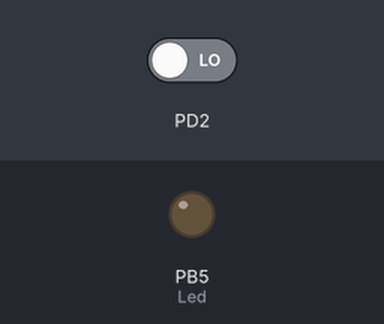
Simulated run of this program. Board: ATmega328P, built with avr-gcc and emulated at 16 MHz. Parts: output pins drawn as LEDs (lit = HIGH). The test bench sets the inputs (shaded band); at power-on: PD2 LOW.

Above: at 1.2 s.
1.3 s: PD2 driven HIGH
At 2.5 s:
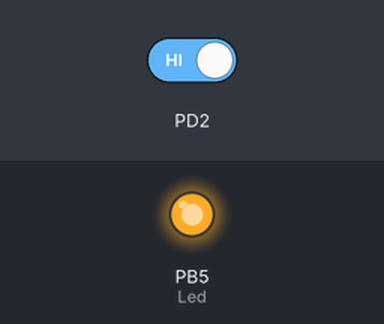
2.8 s: PD2 driven LOW
At 3.8 s:
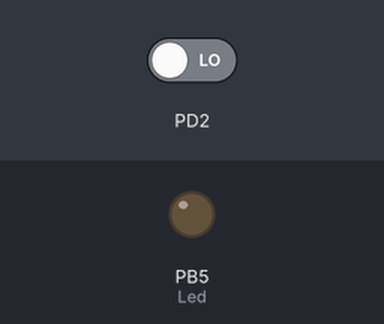
Timing chart, 0 to 5.8 s (numbered marks = the images above; inputs shaded):
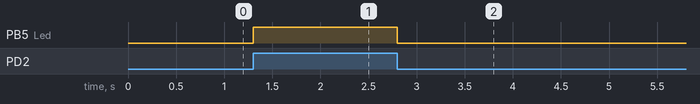

Measured:
- after the input at 1.3 s, PB5 (Led): LOW → HIGH at once
- after the input at 2.8 s, PB5 (Led): HIGH → LOW at once

The program:

main.c
```c
/*
 * switch_interface.c
 *
 * Created: 20-11-2025 20:07:34
 * Author : littles
 */
#define F_CPU 16000000UL
#include <avr/io.h>


int main(void)
{       //configuration
    DDRB |=(1<<DDB5); //DDB5 as output pin-DB5=1
	DDRD &=~(1<<DDD2);//DDD2 as input pin -DDD2=0
    while (1)
    {
		if(PIND & (1<<PIND2))  //check for PD2=1
		{
			PORTB|=(1<<PORTB5); //PB5=1 for true and Led ON
		}
		else
		{
			PORTB &=~(1<<PORTB5);//PB5=0 for false and Led OFF
		}
    }
}
```
